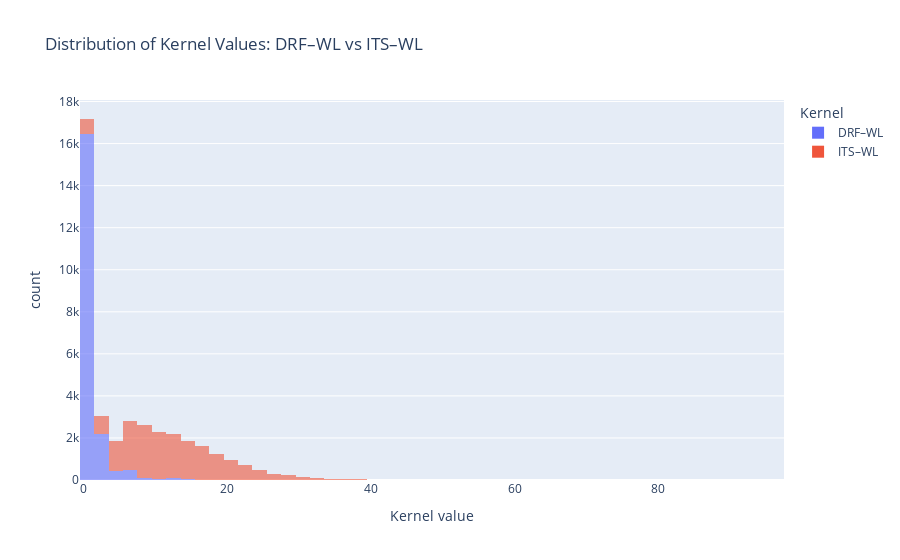

The cell this chart's notebook holds for it:
### Markdown cell above
**Figure:** Kernel matrix heatmaps for DRF–WL (bottom) and ITS–WL (top) using edge-based Weisfeiler–Lehman features.
Each entry \(K_{ij}\) corresponds to the multiset intersection between the feature representations of reactions \(i\) and \(j\).
The diagonal indicates self-similarity, while off-diagonal values reflect shared structural or reaction-specific features.
DRF–WL produces a sparse kernel emphasizing reaction changes, whereas ITS–WL yields a denser kernel capturing overall structural similarity.

### Code cell
def upper_triangle_values(K):
    n = K.shape[0]
    return K[np.triu_indices(n, k=1)]

vals_drf = upper_triangle_values(K_drf)  # DRF Kernel-Matrix
vals_its = upper_triangle_values(K_its)  # ITS Kernel-Matrix

fig = px.histogram(
    x=[vals_drf, vals_its],
    labels={"value": "Kernel value", "variable": "Kernel"},
    nbins=50,
    opacity=0.6,
    title="Distribution of Kernel Values: DRF–WL vs ITS–WL",
)

fig.data[0].name = "DRF–WL"
fig.data[1].name = "ITS–WL"
fig.show()

### Figure 1 — Plotly figure (JSON) as saved in the notebook; plotly's stock layout.template omitted (floating-point values rounded to 4 significant figures; data arrays with more than 128 entries replaced by an {"elided": "..."} marker saying what was removed)
{"data": [{"bingroup": "x", "hovertemplate": "Kernel=wide_variable_0<br>Kernel value=%{x}<br>count=%{y}<extra></extra>", "legendgroup": "wide_variable_0", "marker": {"color": "#636efa", "opacity": 0.6, "pattern": {"shape": ""}}, "name": "DRF–WL", "nbinsx": 50, "orientation": "v", "showlegend": true, "type": "histogram", "x": {"elided": "19900 float values"}, "xaxis": "x", "yaxis": "y"}, {"bingroup": "x", "hovertemplate": "Kernel=wide_variable_1<br>Kernel value=%{x}<br>count=%{y}<extra></extra>", "legendgroup": "wide_variable_1", "marker": {"color": "#EF553B", "opacity": 0.6, "pattern": {"shape": ""}}, "name": "ITS–WL", "nbinsx": 50, "orientation": "v", "showlegend": true, "type": "histogram", "x": {"elided": "19900 float values"}, "xaxis": "x", "yaxis": "y"}], "layout": {"barmode": "relative", "legend": {"title": {"text": "Kernel"}, "tracegroupgap": 0}, "title": {"text": "Distribution of Kernel Values: DRF–WL vs ITS–WL"}, "xaxis": {"anchor": "y", "domain": [0, 1], "title": {"text": "Kernel value"}}, "yaxis": {"anchor": "x", "domain": [0, 1], "title": {"text": "count"}}}}
